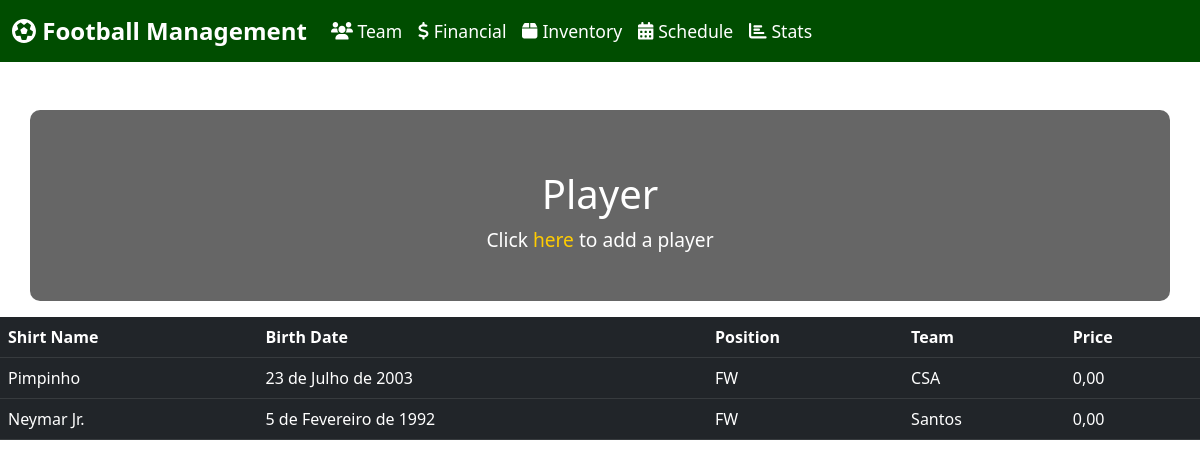
Before: /player/ with the older database file.
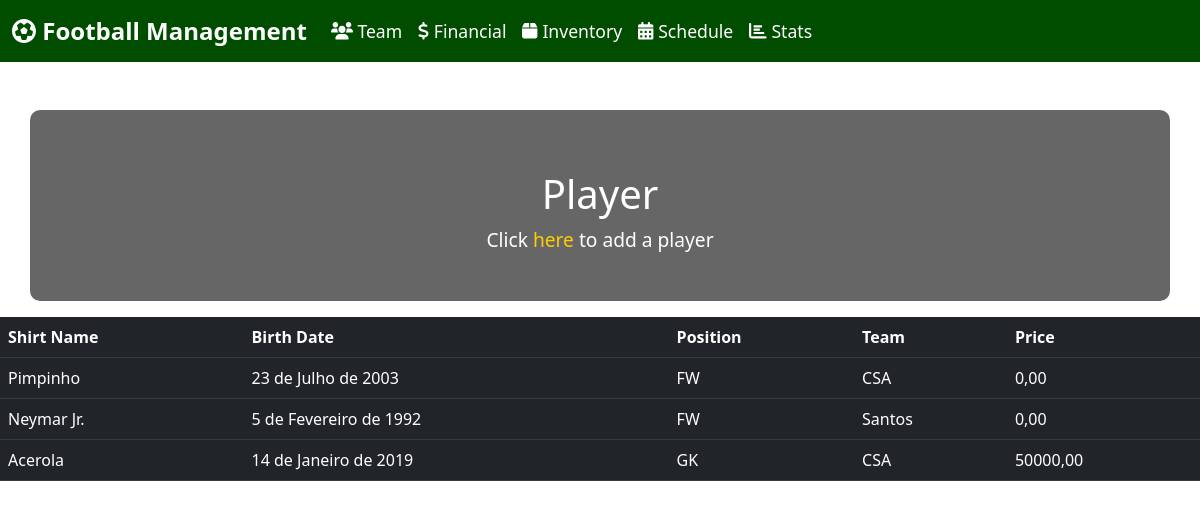
After: the same page with the newer database file.
### SportTeamApp/models.py (models this page shows, shortened)
class Player(models.Model):
    completeName = models.CharField('Nome Completo', max_length=50, unique=True)
    shirtName = models.CharField('Nome da Camisa', max_length=20, null=False)
    birthDate = models.DateField('Data de Nascimento (dd/mm/aaaa)')
    email = models.EmailField('Email', null=True, blank=True)
    AVAILABILITY_CHOICES = [
        ('yes', 'Sim'),
        ('no', 'Não'),
    ]
    availability = models.CharField('Disponível', max_length=3, choices=AVAILABILITY_CHOICES, default='no')
    POSITION_CHOICES = [
        ('GK', 'Goalkeeper'),
        ('DF', 'Defender'),
        ('MF', 'Midfielder'),
        ('FW', 'Forward'),
    ]
    position = models.CharField('Posição', max_length=2, choices=POSITION_CHOICES, default='FW')
    pos_description = models.CharField('Descrição da posição', max_length=50, null=True, blank=True)
    team = models.ForeignKey(Team, on_delete=models.SET_DEFAULT, null=True, blank=True, default=get_default_team)
    price = models.DecimalField(max_digits=10, decimal_places=2, default=0)
    slug = models.SlugField('Slug', max_length=100, blank=True, editable=False)

class Team(models.Model):
    completeName = models.CharField('Nome Completo', max_length=50, unique=True)
    shortName = models.CharField('Abreviação', max_length=20)
    acronym = models.CharField('Sigla', max_length=10, null=True, blank=True)
    city = models.CharField('Cidade', max_length=50)
    stadium = models.CharField('Estádio/Ginásio', max_length=100, null=True, blank=True)
    coach = models.CharField('Treinador', max_length=50, null=True, blank=True)
    president = models.CharField('Presidente', max_length=50, null=True, blank=True)
    foundationYear = models.DateField('Ano de Fundação', null=True, blank=True)
    shield = models.ImageField('Escudo', upload_to='shields/', null=True, blank=True)
    slug = models.SlugField('Slug', max_length=100, blank=True, editable=False)
    def __str__(self):
        return self.shortName

### SportTeamApp/views.py (the view)
# urls.py: path('player/', player, name='player'),
def player(request):
    context = {
        'players': Player.objects.all()
    }
    return render(request, 'player.html', context)

### SportTeamApp/templates/player.html (shortened to what this page needs)
<!DOCTYPE html>
<html lang="en">
<head>
    <link href="https://cdn.jsdelivr.net/npm/bootstrap@5.3.0-alpha1/dist/css/bootstrap.min.css" rel="stylesheet">
    <link href="https://cdnjs.cloudflare.com/ajax/libs/font-awesome/6.0.0-beta3/css/all.min.css" rel="stylesheet">
</head>
<body>
    <nav class="navbar navbar-expand-lg navbar-dark">
        <div class="container-fluid">
            <a class="navbar-brand" href="/">
                <i class="fas fa-futbol"></i> Football Management
            </a>
            <div class="collapse navbar-collapse" id="navbarNav">
                <ul class="navbar-nav">
                    <li class="nav-item">
                        <a class="nav-link" href="/team">
                            <i class="fas fa-users"></i> Team
                        </a>
                    </li>
                    <li class="nav-item">
                        <a class="nav-link" href="/financial">
                            <i class="fas fa-dollar-sign"></i> Financial
                        </a>
                    </li>
                    <li class="nav-item">
                        <a class="nav-link" href="/inventory">
                            <i class="fas fa-box"></i> Inventory
                        </a>
                    </li>
                    <li class="nav-item">
                        <a class="nav-link" href="/schedule">
                            <i class="fas fa-calendar-alt"></i> Schedule
                        </a>
                    </li>
                    <li class="nav-item">
                        <a class="nav-link" href="/stats">
                            <i class="fas fa-chart-bar"></i> Stats
                        </a>
                    </li>
                </ul>
            </div>
        </div>
    </nav>
    <div class="container mt-5">
        <h1>Player</h1>
        <p>Click <a href="playerModelForm">here</a> to add a player</p>
    </div>
    <div>
        <table class="table table-dark">
            <thead>
                <tr>
                    <th scope="col">Shirt Name</th>
                    <th scope="col">Birth Date</th>
                    <th scope="col">Position</th>
                    <th scope="col">Team</th>
                    <th scope="col">Price</th>
                </tr>
            </thead>
            <tbody>
                {% for player in players %}
                <tr>
                    <td>{{ player.shirtName }}</td>
                    <td>{{ player.birthDate  }}</td>
                    <td>{{ player.position }}</td>
                    <td>{{ player.team }}</td>
                    <td>{{ player.price }}</td>
                </tr>
                {% endfor %}
            </tbody>
        </table>
    </div>
</body>
</html>

Changed rows visible on the page:
added Player: shirtName "Acerola", birthDate "14 de Janeiro de 2019", position "GK", team "CSA", price "50000,00"
